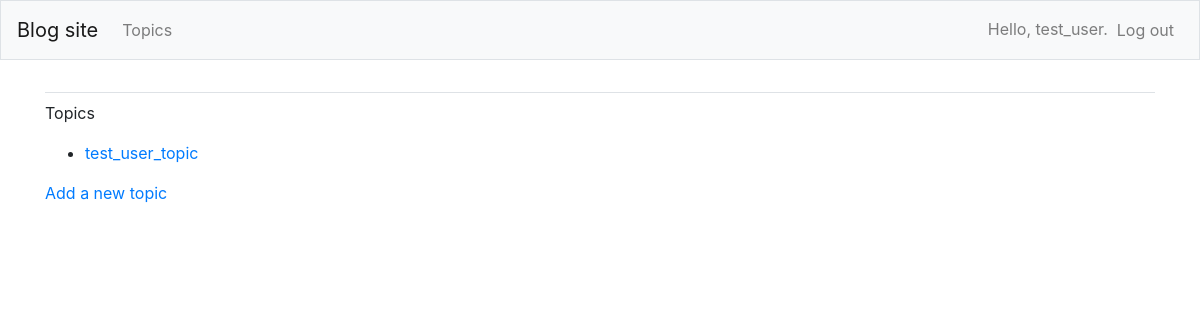
Page /topics/ (signed in) on the earlier database version.
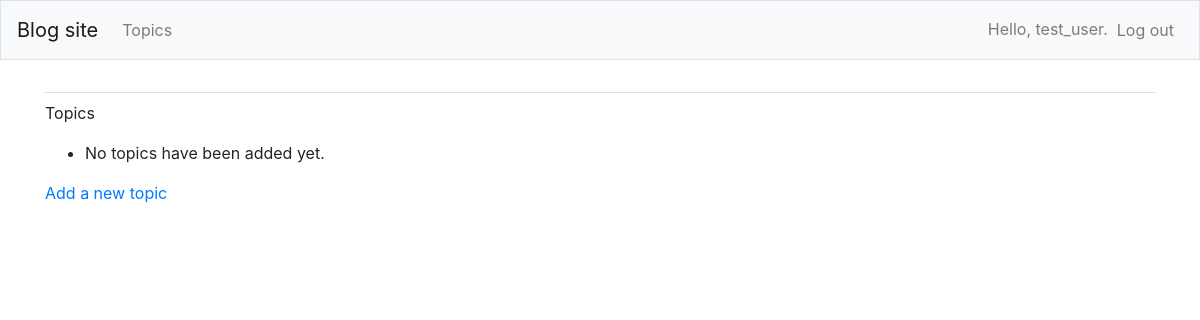
Same page on the later database version.
### blog_site/models.py (models this page shows)
class Topic(models.Model):
    text = models.CharField(max_length=200)
    date_added = models.DateTimeField(auto_now_add=True)
    owner = models.ForeignKey(User, on_delete=models.CASCADE)
    def __str__(self):
        return self.text

### blog_site/views.py (the view)
# urls.py: path('topics/', views.topics, name='topics'),
@login_required
def topics(request):
    topics = Topic.objects.filter(owner=request.user).order_by('date_added')
    context = {'topics':topics}
    return render(request, 'blog_site/topics.html', context)

### blog_site/templates/blog_site/topics.html
{% extends "blog_site/base.html" %}
{% block content%}
    <p>Topics</p>
    <ul>
        {% for topic in topics %}
            <li>
                <a href="{% url 'blog_site:topic' topic.id %}">{{ topic }}</a>
            </li>
        {% empty %}
            <li>No topics have been added yet.</li>
        {% endfor %}
    </ul>
    <a href = "{% url 'blog_site:new_topic'%}">Add a new topic</a>
{% endblock content %}

Differences in the rows shown:
removed Topic: text "test_user_topic"
Other differences:
text now shown: "No topics have been added yet."
